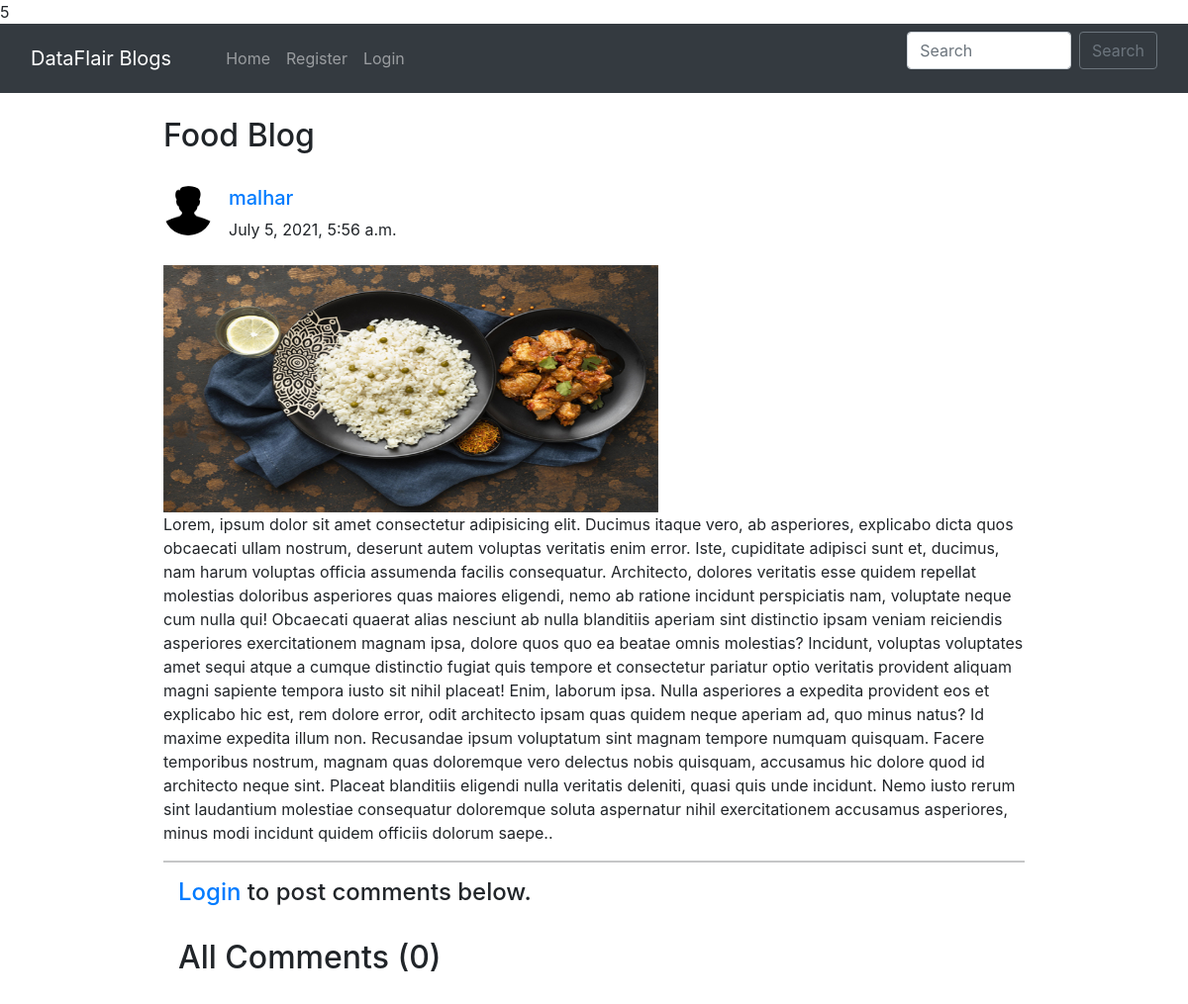
Page /blog/food-blog/ on the committed database.
### home/models.py (models this page shows, shortened)
class BlogPost(models.Model):
    title=models.CharField(max_length=255)
    author= models.ForeignKey(User, on_delete=models.CASCADE)
    slug=models.CharField(max_length=130)
    content=models.TextField()
    image = models.ImageField(upload_to="profile_pics", blank=True, null=True)
    dateTime=models.DateTimeField(auto_now_add=True)

class Profile(models.Model):
    user = models.OneToOneField(User, on_delete=models.CASCADE, blank=True, null=True)
    image = models.ImageField(upload_to="profile_pics", blank=True, null=True)
    bio = models.TextField(blank=True, null=True)
    phone_no = models.IntegerField(blank=True, null=True)
    facebook = models.CharField(max_length=300, blank=True, null=True)
    instagram = models.CharField(max_length=300, blank=True, null=True)
    linkedin = models.CharField(max_length=300, blank=True, null=True)

### home/views.py (the view)
# urls.py: path("blog/<str:slug>/", views.blogs_comments, name="blogs_comments"),
def blogs_comments(request, slug):
    post = BlogPost.objects.filter(slug=slug).first()
    comments = Comment.objects.filter(blog=post)
    if request.method=="POST":
        user = request.user
        content = request.POST.get('content','')
        blog_id =request.POST.get('blog_id','')
        comment = Comment(user = user, content = content, blog=post)
        comment.save()
    return render(request, "blog_comments.html", {'post':post, 'comments':comments})

### home/templates/blog_comments.html (shortened to what this page needs)
5{% extends 'base.html' %}
{% block body %}
{% load humanize %}
<div class="container w-75 my-4">
      <h2 class="blog-post-title">{{post.title}}</h2>
      <br>
      <div class="media">
            {% if post.author.profile.image %}
            <img class="mr-3 rounded-circle" src="{{post.author.profile.image.url}}" width="50px" height="50px"
                  alt="image">
            {% endif %}
            <div class="media-body">
                  <h5 class="mt-0"><a href="/user_profile/{{post.author.id}}/">{{post.author}}
                        </a></h5>
                  {{post.dateTime}}
            </div>
      </div>
      <br>
      <img src="/media/{{post.image}}" alt="" height="250px" width="500px">
      <br>
      <p>{{post.content}}.</p>
      <hr>
      {% if user.is_authenticated %}
      <div class="container">
            <h2>Add Comments Here</h2>
            <form action="/blog/{{post.slug}}/" method="POST"> {% csrf_token %}
                  <div class="form-floating">
                        <textarea class="form-control" placeholder="Leave a comment here" id="floatingTextarea2"
                              style="height: 100px" id="content" name="content"></textarea>
                        <label for="floatingTextarea2">Leave a comment here.</label>
                        <br>
                        <button type="submit" class="btn btn-primary">Comment</button>
                  </div>
            </form>
            {% else %}
            <div class="container">
                  <h4><a href="/login/">Login</a> to post comments below.</h4>
                  {% endif %}
                  <br>
                  <h2>All Comments ({{comments.count}})</h2>
                  <br>
            </div>
      </div>
      {% endblock %}

### rows in the picture
BlogPost: title "Food Blog", author.profile.image (picture), author "malhar", dateTime "July 5, 2021, 5:56 a.m.", image (picture), content "Lorem, ipsum dolor sit amet consectetur adipisicing elit. Ducimus itaque vero, ab asperiores, explicabo dicta quos obcaecati ullam nostrum, deserunt autem voluptas veritatis enim error. Iste, cupiditate adipisci sunt et, ducimus, nam harum voluptas officia assumenda facilis consequatur. Architecto, dolores veritatis esse quidem repellat molestias doloribus asperiores quas maiores eligendi, nemo ab ratione incidunt perspiciatis nam, voluptate neque cum nulla qui! Obcaecati quaerat alias nesciunt ab nulla blanditiis aperiam sint distinctio ipsam veniam reiciendis asperiores exercitationem magnam ipsa, dolore quos quo ea beatae omnis molestias? Incidunt, voluptas voluptates amet sequi atque a…"

### other values in the picture
{{ comments.count }} "0"
